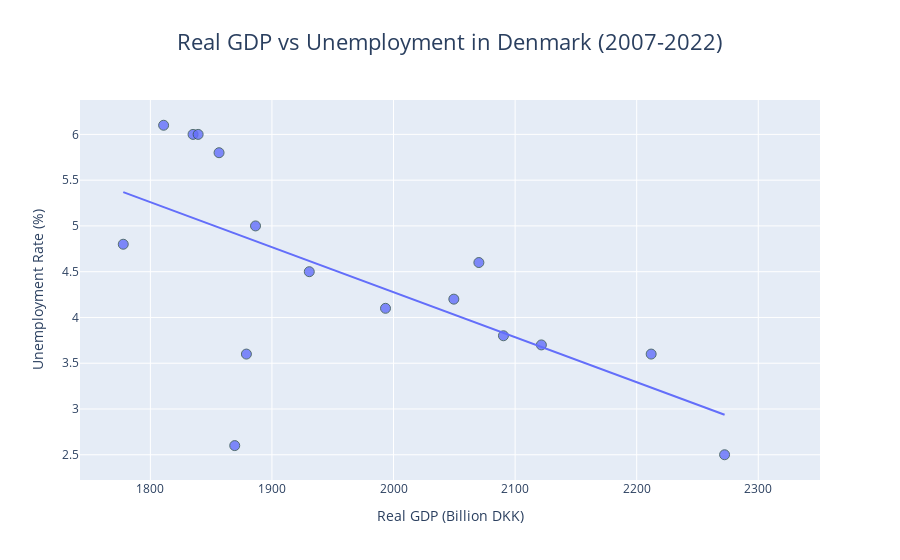

Notebook code for this chart:
### Code cell
# Importing necessary libraries
import pandas as pd
import numpy as np
import dataproject as dp  # Ensure your custom module is imported

# Assuming Combined_data1 is already processed and available as per your previous codes
# Here we create a scatter plot with a trend line for Real GDP vs Unemployment

# Creating a scatter plot
dp.plot_graph_3(Combined_data1['Real GDP'], Combined_data1['Unemployment'], title='Real GDP vs Unemployment in Denmark (2007-2022)', xlabel='Real GDP (Billion DKK)', ylabel='Unemployment Rate (%)')

### Figure 1 — Plotly figure (JSON) as saved in the notebook; plotly's stock layout.template omitted (floating-point values rounded to 4 significant figures)
{"data": [{"hovertemplate": "Real GDP (Billion DKK)=%{x}<br>Unemployment Rate (%)=%{y}<extra></extra>", "legendgroup": "", "marker": {"color": "#636efa", "line": {"color": "DarkSlateGrey", "width": 1}, "opacity": 0.8, "size": 10, "symbol": "circle"}, "mode": "markers", "name": "", "orientation": "v", "showlegend": false, "type": "scatter", "x": [1879, 1869.0, 1778.0, 1811.0, 1835.0, 1839.0, 1856.0, 1886.0, 1931.0, 1993.0, 2050.0, 2090.0, 2122.0, 2070.0, 2212.0, 2272.0, 2315.0], "xaxis": "x", "y": [3.6, 2.6, 4.8, 6.1, 6, 6, 5.8, 5, 4.5, 4.1, 4.2, 3.8, 3.7, 4.6, 3.6, 2.5, null], "yaxis": "y"}, {"hovertemplate": "<b>OLS trendline</b><br>y = -0.0049168 * x + 14.1095<br>R<sup>2</sup>=0.420640<br><br>Real GDP (Billion DKK)=%{x}<br>Unemployment Rate (%)=%{y} <b>(trend)</b><extra></extra>", "legendgroup": "", "marker": {"color": "#636efa", "symbol": "circle"}, "mode": "lines", "name": "", "showlegend": false, "type": "scatter", "x": [1778.0, 1811.0, 1835.0, 1839.0, 1856.0, 1869.0, 1879, 1886.0, 1931.0, 1993.0, 2050.0, 2070.0, 2090.0, 2122.0, 2212.0, 2272.0], "xaxis": "x", "y": [5.369, 5.206, 5.087, 5.066, 4.981, 4.918, 4.871, 4.834, 4.617, 4.308, 4.032, 3.931, 3.831, 3.678, 3.234, 2.937], "yaxis": "y"}], "layout": {"hovermode": "closest", "legend": {"tracegroupgap": 0}, "title": {"font": {"size": 22}, "text": "Real GDP vs Unemployment in Denmark (2007-2022)", "x": 0.5}, "xaxis": {"anchor": "y", "domain": [0, 1], "title": {"text": "Real GDP (Billion DKK)"}}, "yaxis": {"anchor": "x", "domain": [0, 1], "title": {"text": "Unemployment Rate (%)"}}}}
